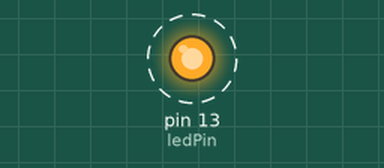
Bench run of a sketch on a simulated Arduino Uno, built with avr-gcc and run on an emulated ATmega328P. Parts: output pins drawn as LEDs (lit = HIGH). Dashed ring = blinking.

Above: at 0.2 s.
Timing chart, 0 to 3.0 s (numbered marks = the images above):
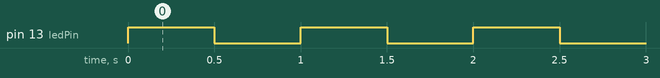

The sketch:

sketch_may18a.ino
```cpp
// Pin connected to the LED
const int ledPin = 13;

void setup() {
  // Set the LED pin as an output
  Serial.begin(9600);
  pinMode(ledPin, OUTPUT);
}

void loop() {
  // Turn on the LED
  digitalWrite(ledPin, HIGH);

  // Wait for 2 seconds
  delay(500);

  // Turn off the LED
  digitalWrite(ledPin, LOW);

  // Wait for 2 seconds
  delay(500);
}
```

Measured:
- by itself, pin 13 (ledPin): alternates HIGH for 0.50 s and LOW for 0.50 s
